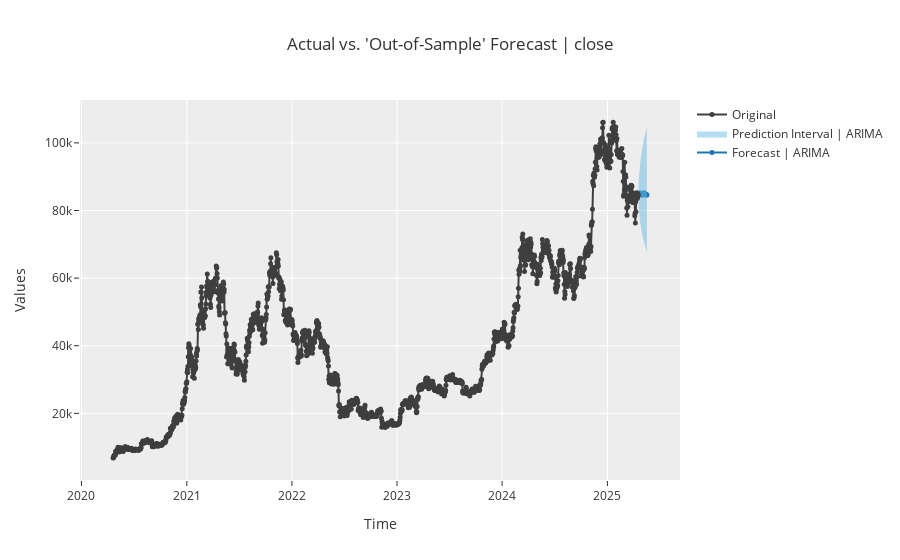

Here is the notebook cell this chart was saved with:
### Code cell
plot_model(final_arima, plot='forecast')
